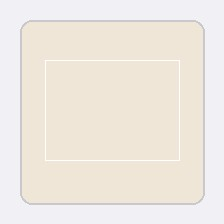
#> input picture data/sample/foto_anggota2_01.jpg, 224 x 224 px
$ python -i preprocessing.py   (imports and definitions only)
#> lines starting #> are read from the running program, lines starting #| are printed output that depends on the picture
import os
import numpy as np
from PIL import Image

def load_and_verify_image(image_path):
    """
    Membaca dan memverifikasi integritas file citra.
    Mengembalikan objek PIL Image jika valid, atau None jika korup.
    """
    if not os.path.exists(image_path):
        return None
    try:
        with Image.open(image_path) as img:
            img.verify()
        return Image.open(image_path).convert("RGB")
    except Exception:
        return None

def preprocess_image(image_input, target_size=(224, 224)):
    """
    Pipeline preprocessing standar:
    1. Konversi ke mode RGB
    2. Resize berkualitas tinggi (LANCZOS) ke target 224x224
    3. Normalisasi skala piksel 0..1 dan standar ImageNet
    """
#> called with image_input = '../data/sample/foto_anggota2_01.jpg', target_size = (224, 224)
    if isinstance(image_input, str):
        img = Image.open(image_input).convert("RGB")
#> img is the input picture: PIL image 224x224 RGB; mean R, G, B 238.7, 232.6, 224.7
    elif isinstance(image_input, Image.Image):
        img = image_input.convert("RGB")
    else:
        img = Image.fromarray(np.uint8(image_input)).convert("RGB")

    img_resized = img.resize(target_size, Image.Resampling.LANCZOS)
    arr = np.array(img_resized, dtype=np.float32) / 255.0

    # Standarisasi nilai mean & std ImageNet
    mean = np.array([0.485, 0.456, 0.406], dtype=np.float32)
    std = np.array([0.229, 0.224, 0.225], dtype=np.float32)
    normalized_arr = (arr - mean) / std
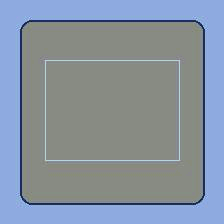
#> normalized_arr: shape (224, 224, 3) float32; mean R, G, B 1.97, 2.04, 2.11; drawn with min black and max white

    return img_resized, normalized_arr

>>> result = preprocess_image('../data/sample/foto_anggota2_01.jpg')
